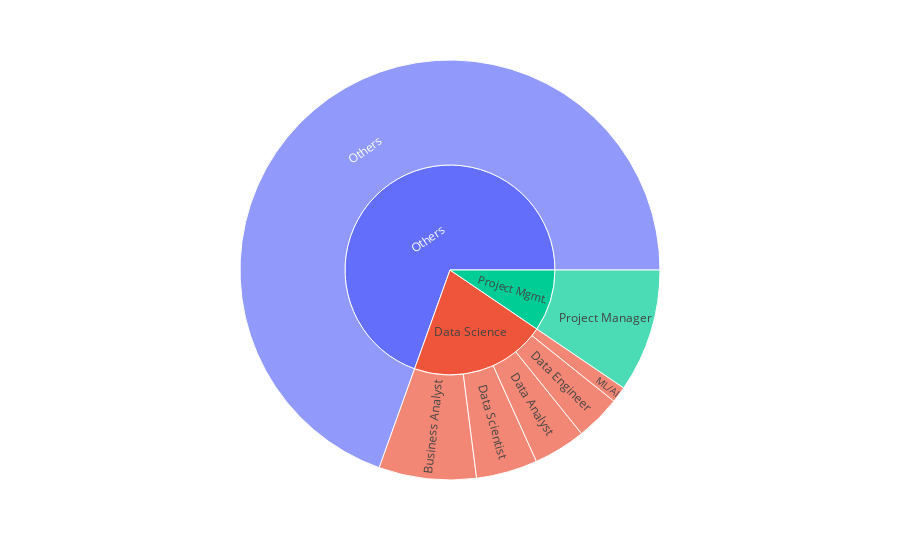
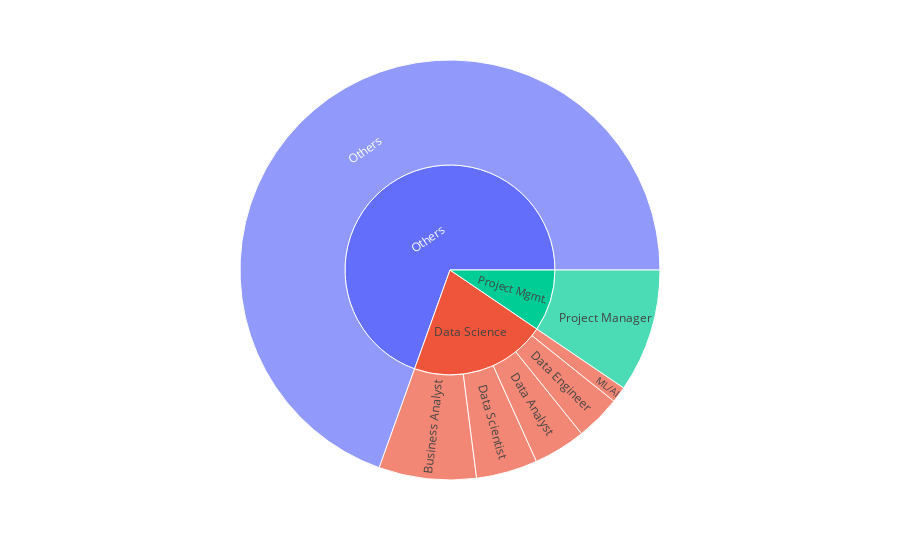

Write notebook code for charts like these, in order.
### Code cell
fig = px.sunburst(res_df, path=['jobClas', 'jobType'], values=(res_df['total']/res_df['total'].sum())*100 )
fig2 = px.sunburst(res_df, path=['jobClas', 'jobType'], values=res_df['total'])
fig.show()
fig2.show()

### Figure 1 — Plotly figure (JSON) as saved in the notebook; plotly's stock layout.template omitted (floating-point values rounded to 4 significant figures)
{"data": [{"branchvalues": "total", "domain": {"x": [0, 1], "y": [0, 1]}, "hovertemplate": "labels=%{label}<br>value=%{value}<br>parent=%{parent}<br>id=%{id}<extra></extra>", "ids": ["Data Science/Business Analyst", "Data Science/Data Analyst", "Data Science/Data Engineer", "Data Science/Data Scientist", "Data Science/ML/AI", "Others/Others", "Project Mgmt./Project Manager", "Data Science", "Others", "Project Mgmt."], "labels": ["Business Analyst", "Data Analyst", "Data Engineer", "Data Scientist", "ML/AI", "Others", "Project Manager", "Data Science", "Others", "Project Mgmt."], "name": "", "parents": ["Data Science", "Data Science", "Data Science", "Data Science", "Data Science", "Others", "Project Mgmt.", "", "", ""], "type": "sunburst", "values": [7.5, 4.027, 3.48, 4.726, 1.247, 69.53, 9.495, 20.98, 69.53, 9.495]}], "layout": {"legend": {"tracegroupgap": 0}, "margin": {"t": 60}}}

### Figure 2 — Plotly figure (JSON) as saved in the notebook; plotly's stock layout.template omitted (floating-point values rounded to 4 significant figures)
{"data": [{"branchvalues": "total", "domain": {"x": [0, 1], "y": [0, 1]}, "hovertemplate": "labels=%{label}<br>total=%{value}<br>parent=%{parent}<br>id=%{id}<extra></extra>", "ids": ["Data Science/Business Analyst", "Data Science/Data Analyst", "Data Science/Data Engineer", "Data Science/Data Scientist", "Data Science/ML/AI", "Others/Others", "Project Mgmt./Project Manager", "Data Science", "Others", "Project Mgmt."], "labels": ["Business Analyst", "Data Analyst", "Data Engineer", "Data Scientist", "ML/AI", "Others", "Project Manager", "Data Science", "Others", "Project Mgmt."], "name": "", "parents": ["Data Science", "Data Science", "Data Science", "Data Science", "Data Science", "Others", "Project Mgmt.", "", "", ""], "type": "sunburst", "values": [11691, 6278, 5425, 7368, 1944, 108383, 14801, 32706, 108383, 14801]}], "layout": {"legend": {"tracegroupgap": 0}, "margin": {"t": 60}}}
